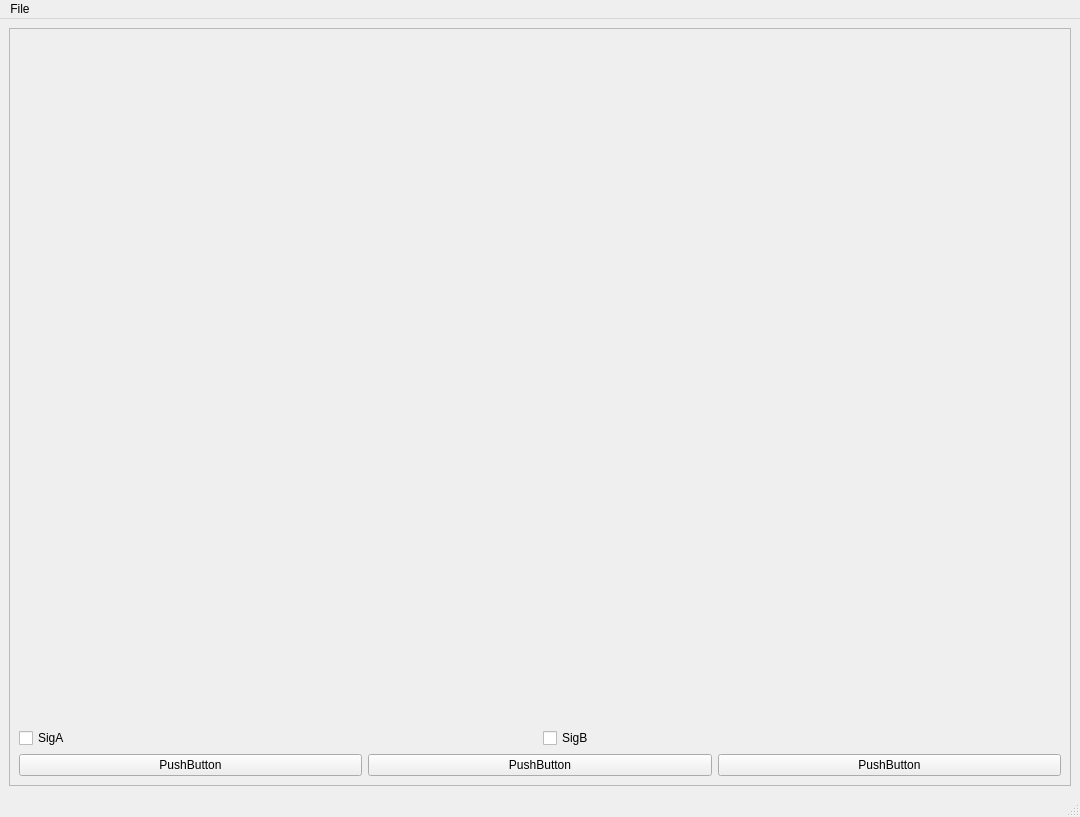
<?xml version="1.0" encoding="UTF-8"?>
<ui version="4.0">
 <class>MainWindow</class>
 <widget class="QMainWindow" name="MainWindow">
  <property name="geometry">
   <rect>
    <x>0</x>
    <y>0</y>
    <width>1080</width>
    <height>817</height>
   </rect>
  </property>
  <property name="windowTitle">
   <string>MainWindow</string>
  </property>
  <widget class="QWidget" name="centralwidget">
   <layout class="QGridLayout" name="gridLayout">
    <item row="0" column="0">
     <widget class="QScrollArea" name="scrollArea">
      <property name="widgetResizable">
       <bool>true</bool>
      </property>
      <widget class="QWidget" name="scrollAreaWidgetContents">
       <property name="geometry">
        <rect>
         <x>0</x>
         <y>0</y>
         <width>1056</width>
         <height>742</height>
        </rect>
       </property>
       <layout class="QGridLayout" name="gridLayout_2">
        <item row="0" column="0" colspan="2">
         <widget class="PlotWidget" name="w1" native="true"/>
        </item>
        <item row="1" column="0">
         <widget class="QCheckBox" name="sigA">
          <property name="text">
           <string>SigA</string>
          </property>
         </widget>
        </item>
        <item row="1" column="1">
         <widget class="QCheckBox" name="sigB">
          <property name="text">
           <string>SigB</string>
          </property>
         </widget>
        </item>
        <item row="2" column="0" colspan="2">
         <layout class="QHBoxLayout" name="horizontalLayout_3">
          <item>
           <widget class="QPushButton" name="pushButton_2">
            <property name="text">
             <string>PushButton</string>
            </property>
           </widget>
          </item>
          <item>
           <widget class="QPushButton" name="pushButton_3">
            <property name="text">
             <string>PushButton</string>
            </property>
           </widget>
          </item>
          <item>
           <widget class="QPushButton" name="pushButton_4">
            <property name="text">
             <string>PushButton</string>
            </property>
           </widget>
          </item>
         </layout>
        </item>
       </layout>
      </widget>
     </widget>
    </item>
   </layout>
  </widget>
  <widget class="QMenuBar" name="menubar">
   <property name="geometry">
    <rect>
     <x>0</x>
     <y>0</y>
     <width>1080</width>
     <height>26</height>
    </rect>
   </property>
   <widget class="QMenu" name="menuFile">
    <property name="title">
     <string>File</string>
    </property>
    <addaction name="actionOpen"/>
   </widget>
   <addaction name="menuFile"/>
  </widget>
  <widget class="QStatusBar" name="statusbar"/>
  <action name="actionOpen">
   <property name="text">
    <string>Open</string>
   </property>
  </action>
 </widget>
 <customwidgets>
  <customwidget>
   <class>PlotWidget</class>
   <extends>QWidget</extends>
   <header location="global">pyqtgraph.h</header>
   <container>1</container>
  </customwidget>
 </customwidgets>
 <resources/>
 <connections/>
</ui>
